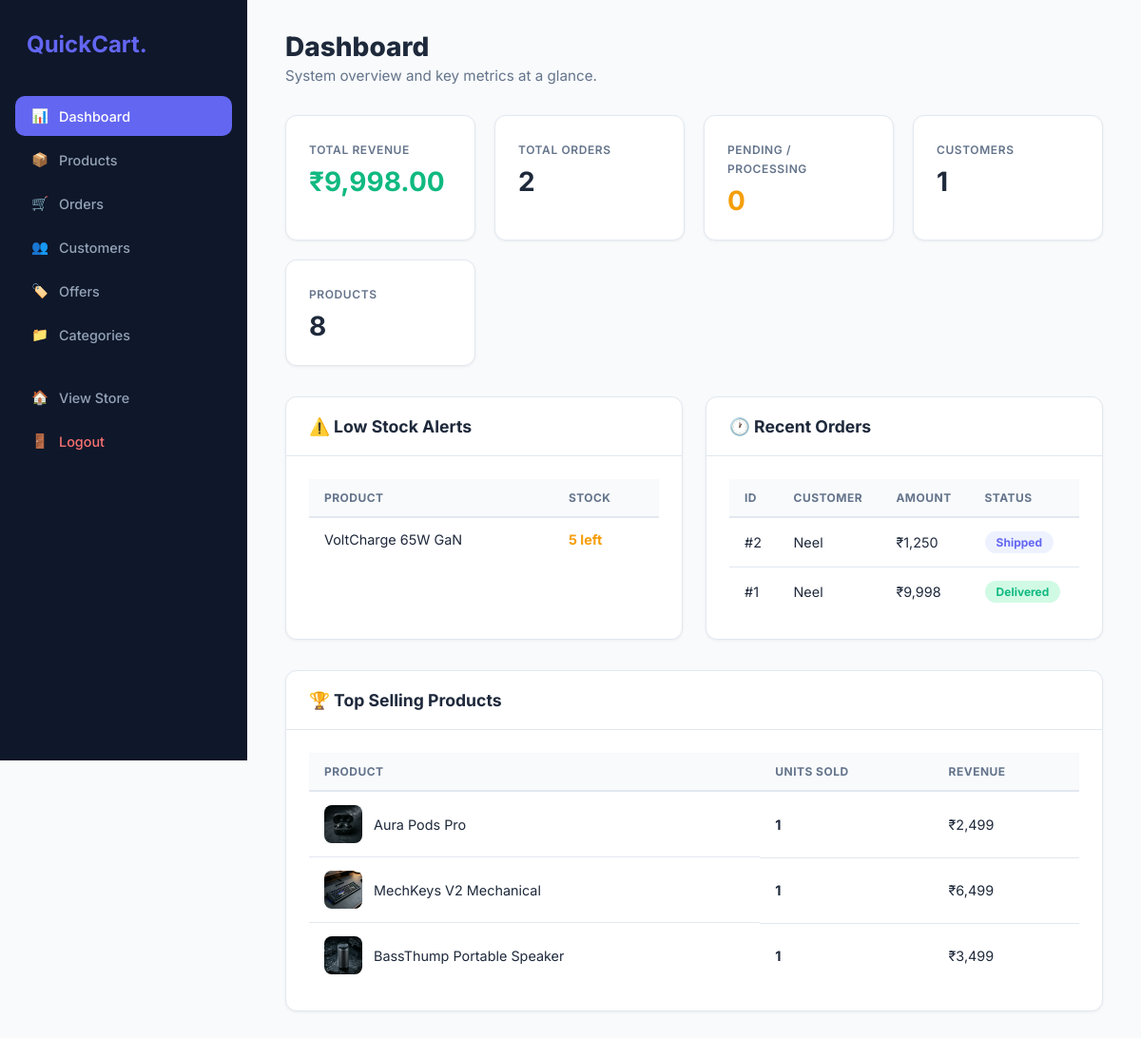
Screenshot of /admin.php (signed in) with the database file from the repository.
### tables this page shows
CREATE TABLE `products` (
  `id` int(11) NOT NULL,
  `cat_id` int(11) NOT NULL,
  `name` varchar(255) NOT NULL,
  `price` decimal(10,2) NOT NULL,
  `description` text DEFAULT NULL,
  `rating` decimal(3,1) DEFAULT 4.5,
  `image` varchar(255) DEFAULT 'prod_default.jpg',
  `stock` int(11) DEFAULT 50,
  `is_featured` tinyint(1) DEFAULT 0
);

CREATE TABLE `orders` (
  `id` int(11) NOT NULL,
  `user_id` int(11) DEFAULT NULL,
  `total_price` decimal(10,2) NOT NULL,
  `status` enum('Pending','Processing','Shipped','Delivered','Cancelled') DEFAULT 'Pending',
  `payment_method` varchar(50) DEFAULT 'COD',
  `created_at` timestamp NOT NULL DEFAULT current_timestamp()
);

CREATE TABLE `users` (
  `id` int(11) NOT NULL,
  `username` varchar(100) NOT NULL,
  `email` varchar(100) NOT NULL,
  `phone` varchar(20) NOT NULL,
  `address` text NOT NULL,
  `password` varchar(255) NOT NULL,
  `is_admin` tinyint(1) DEFAULT 0,
  `created_at` timestamp NOT NULL DEFAULT current_timestamp()
);

### includes/admin_handlers.php (called while the page is built, shortened)
<?php
require_once __DIR__ . '/image_helper.php';
$total_revenue = $pdo->query("SELECT COALESCE(SUM(total_price),0) FROM orders WHERE status='Delivered'")->fetchColumn();
$total_orders = $pdo->query("SELECT COUNT(*) FROM orders")->fetchColumn();
$pending_orders = $pdo->query("SELECT COUNT(*) FROM orders WHERE status IN ('Pending','Processing')")->fetchColumn();
$total_users = $pdo->query("SELECT COUNT(*) FROM users WHERE is_admin=0")->fetchColumn();
$total_products = $pdo->query("SELECT COUNT(*) FROM products")->fetchColumn();
$low_stock = $pdo->query("SELECT id, name, stock FROM products WHERE stock < 10 ORDER BY stock ASC LIMIT 5")->fetchAll();
$recent_orders = $pdo->query("SELECT o.*, u.username FROM orders o LEFT JOIN users u ON o.user_id = u.id ORDER BY o.created_at DESC LIMIT 5")->fetchAll();
$top_products = $pdo->query("SELECT p.name, p.image, SUM(oi.quantity) as total_sold, SUM(oi.quantity * oi.price) as total_revenue FROM order_items oi JOIN products p ON oi.product_id = p.id GROUP BY p.id ORDER BY total_sold DESC LIMIT 5")->fetchAll();

### config.php (called while the page is built, shortened)
<?php
function e(?string $value): string {
    return htmlspecialchars($value ?? '', ENT_QUOTES, 'UTF-8');
}
?>

### includes/image_helper.php (called while the page is built, shortened)
<?php
function get_product_image(?string $filename, string $img_dir = 'img'): string
{
    $base_path = dirname(__DIR__);
    $safe_filename = basename($filename);
    $full_path = $base_path . DIRECTORY_SEPARATOR . $img_dir . DIRECTORY_SEPARATOR . $safe_filename;
    if (file_exists($full_path) && is_file($full_path)) {
        return $img_dir . '/' . $safe_filename;
    }
    return $img_dir . '/' . DEFAULT_PRODUCT_IMAGE;
}

### includes/admin_tabs/dashboard.php (the view)
<div class="page-header">
    <h1>Dashboard</h1>
    <p>System overview and key metrics at a glance.</p>
</div>
<div class="stats">
    <div class="stat-card">
        <small>Total Revenue</small>
        <h2 style="color:var(--success)">₹<?= number_format($total_revenue, 2) ?></h2>
    </div>
    <div class="stat-card">
        <small>Total Orders</small>
        <h2><?= $total_orders ?></h2>
    </div>
    <div class="stat-card">
        <small>Pending / Processing</small>
        <h2 style="color:var(--warning)"><?= $pending_orders ?></h2>
    </div>
    <div class="stat-card">
        <small>Customers</small>
        <h2><?= $total_users ?></h2>
    </div>
    <div class="stat-card">
        <small>Products</small>
        <h2><?= $total_products ?></h2>
    </div>
</div>
<div class="grid-2">
    <div class="card">
        <div class="card-header"><h3>⚠️ Low Stock Alerts</h3></div>
        <div class="card-body">
            <?php if(empty($low_stock)): ?>
                <p style="color:var(--text-light)">All products are well-stocked.</p>
            <?php else: ?>
                <table>
                    <thead><tr><th>Product</th><th>Stock</th></tr></thead>
                    <tbody>
                    <?php foreach($low_stock as $ls): ?>
                        <tr>
                            <td><?= e($ls['name']) ?></td>
                            <td><span class="<?= $ls['stock'] <= 0 ? 'stock-out' : 'stock-low' ?>"><?= $ls['stock'] ?> left</span></td>
                        </tr>
                    <?php endforeach; ?>
                    </tbody>
                </table>
            <?php endif; ?>
        </div>
    </div>
    <div class="card">
        <div class="card-header"><h3>🕐 Recent Orders</h3></div>
        <div class="card-body">
            <?php if(empty($recent_orders)): ?>
                <p style="color:var(--text-light)">No orders yet.</p>
            <?php else: ?>
                <table>
                    <thead><tr><th>ID</th><th>Customer</th><th>Amount</th><th>Status</th></tr></thead>
                    <tbody>
                    <?php foreach($recent_orders as $ro): ?>
                        <tr>
                            <td>#<?= $ro['id'] ?></td>
                            <td><?= e($ro['username'] ?? 'Guest') ?></td>
                            <td>₹<?= number_format($ro['total_price']) ?></td>
                            <td>
                                <?php
                                $sc = match($ro['status']) {
                                    'Delivered' => 'success', 'Cancelled' => 'danger',
                                    'Shipped' => 'primary', default => 'warning'
                                };
                                ?>
                                <span class="badge badge-<?= $sc ?>"><?= e($ro['status']) ?></span>
                            </td>
                        </tr>
                    <?php endforeach; ?>
                    </tbody>
                </table>
            <?php endif; ?>
        </div>
    </div>
</div>
<?php if(!empty($top_products)): ?>
<div class="card" style="margin-top:8px">
    <div class="card-header"><h3>🏆 Top Selling Products</h3></div>
    <div class="card-body">
        <table>
            <thead><tr><th>Product</th><th>Units Sold</th><th>Revenue</th></tr></thead>
            <tbody>
            <?php foreach($top_products as $tp): ?>
                <tr>
                    <td style="display:flex;align-items:center;gap:12px">
                        <img src="<?= get_product_image($tp['image']) ?>" class="thumb" alt="">
                        <?= e($tp['name']) ?>
                    </td>
                    <td><strong><?= $tp['total_sold'] ?></strong></td>
                    <td>₹<?= number_format($tp['total_revenue']) ?></td>
                </tr>
            <?php endforeach; ?>
            </tbody>
        </table>
    </div>
</div>
<?php endif; ?>

### admin.php (style rules this page uses)
:root { --bg:#F8FAFC;--sidebar:#0F172A;--sidebar-hover:#1E293B;--primary:#6366F1;--primary-soft:#EEF2FF;--success:#10B981;--success-soft:#D1FAE5;--warning:#F59E0B;--warning-soft:#FEF3C7;--danger:#EF4444;--danger-soft:#FEE2E2;--text:#1E293B;--text-light:#64748B;--white:#FFF;--border:#E2E8F0;--shadow:0 1px 3px rgba(0,0,0,.06);--radius:12px }
* { margin:0;padding:0;box-sizing:border-box }
body { background:var(--bg);font-family:'Inter',sans-serif;display:flex;color:var(--text) }
.page-header { margin-bottom:32px }
.page-header h1 { font-size:1.75rem;font-weight:800 }
.page-header p { color:var(--text-light);margin-top:4px;font-size:.95rem }
.stats { display:grid;grid-template-columns:repeat(auto-fit,minmax(200px,1fr));gap:20px;margin-bottom:32px }
.stat-card { background:var(--white);padding:24px;border-radius:var(--radius);box-shadow:var(--shadow);border:1px solid var(--border) }
.stat-card small { color:var(--text-light);font-weight:600;font-size:.75rem;text-transform:uppercase;letter-spacing:.05em }
.stat-card h2 { font-size:1.75rem;margin-top:8px }
.card { background:var(--white);border-radius:var(--radius);box-shadow:var(--shadow);border:1px solid var(--border);overflow:hidden;margin-bottom:24px }
.card-header { padding:20px 24px;border-bottom:1px solid var(--border);display:flex;justify-content:space-between;align-items:center }
.card-header h3 { font-size:1.1rem;font-weight:700 }
.card-body { padding:24px }
table { width:100%;border-collapse:collapse }
th { text-align:left;padding:12px 16px;font-size:.75rem;color:var(--text-light);font-weight:700;text-transform:uppercase;letter-spacing:.04em;border-bottom:2px solid var(--border);background:var(--bg) }
td { padding:14px 16px;border-bottom:1px solid var(--border);font-size:.9rem;vertical-align:middle }
tr:last-child td { border-bottom:none }
.badge { padding:4px 12px;border-radius:20px;font-size:.75rem;font-weight:700;display:inline-block }
.badge-success { background:var(--success-soft);color:var(--success) }
.badge-primary { background:var(--primary-soft);color:var(--primary) }
.thumb { width:40px;height:40px;border-radius:8px;object-fit:cover;background:var(--bg) }
.stock-low { color:var(--warning);font-weight:700 }
.grid-2 { display:grid;grid-template-columns:1fr 1fr;gap:24px }

### rows the page displays
products: name "VoltCharge 65W GaN", stock "5"
orders: id "2", user.username "Neel", total_price "1,250", status "Shipped"
orders: id "1", user.username "Neel", total_price "9,998", status "Delivered"

### other values shown
$total_revenue "9,998.00"
$total_orders "2"
$pending_orders "0"
$total_users "1"
$total_products "8"
$tp['name'] "Aura Pods Pro"
$tp['total_sold'] "1"
$tp['total_revenue'] "2,499"
$tp['name'] "MechKeys V2 Mechanical"
$tp['total_revenue'] "6,499"
$tp['name'] "BassThump Portable Speaker"
$tp['total_revenue'] "3,499"
